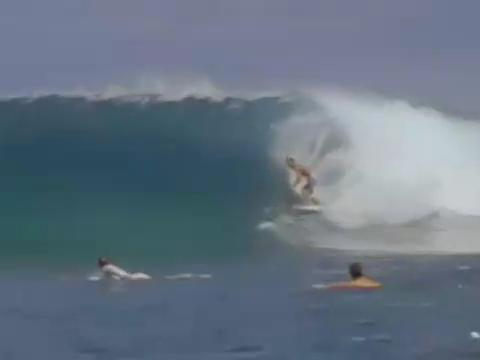
#> input picture data/surfer/imgs/img00003.png, 480 x 360 px, found by its file name; its folder holds only this picture in this run
$ python dense_gauss_kernel.py
#> lines starting #> are read from the running program, lines starting #| are printed output that depends on the picture
#> further down, img is the input picture: shape (360, 480, 3) float32; mean R, G, B 0.395, 0.451, 0.511
### utils/rgb2gray.py
#!/usr/bin/env python
# -*- coding: utf-8 -*-
# @Author  : Jinzhong Xu
# @Contact : jinzhongxu@csu.ac.cn
# @Time    : 10/12/2020 1:54 PM
# @File    : rgb2gray.py
# @Software: PyCharm

import pylab
from matplotlib import pyplot as plt
import os
import matplotlib.image as mpimg


def rgb2gray(rgb_image):
    """
    从 RGB 图像加权求和得到灰度图像，参考 http://stackoverflow.com/questions/12201577
     [0.299, 0.587, 0.114] 分别对应 R, G, B 三通道的加权系数
    :param rgb_image: 彩色 RGB 图像
    :return: 灰度图像
    """

    return pylab.dot(rgb_image, [0.299, 0.587, 0.114])
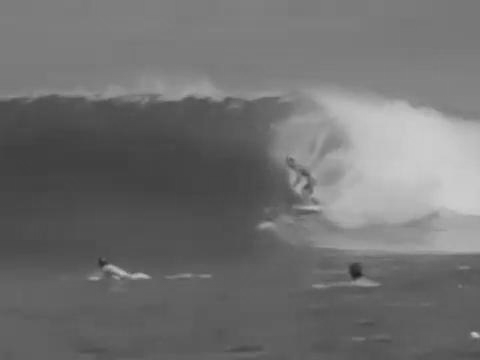
#> returned value: shape (360, 480) float64; min 0.122, max 0.803, mean 0.442


# [16 lines that do not run on import are left out]

### utils/dense_gauss_kernel.py
#!/usr/bin/env python
# -*- coding: utf-8 -*-
# @Author  : Jinzhong Xu
# @Contact : jinzhongxu@csu.ac.cn
# @Time    : 10/12/2020 3:04 PM
# @File    : dense_gauss_kernel.py
# @Software: PyCharm

import pylab
import os
from utils import rgb2gray
from matplotlib import image as mpimg


def dense_gauss_kernel(sigma, x, y=None):
    """
    通过高斯核计算余弦子窗口图像块的响应图
    利用带宽是 sigma 的高斯核估计两个图像块 X (MxN) 和 Y (MxN) 的关系。X, Y 是循环的、经余弦窗处理的。输出结果是
    响应图矩阵 MxN. 如果 X = Y, 则函数调用时取消 y，则加快计算。
    该函数对应原文中的公式 (16)，以及算法1中的 function k = dgk(x1, x2, sigma)
    :param sigma: 高斯核带宽
    :param x: 余弦子窗口图像块
    :param y: 空或者模板图像块
    :return: 响应图
    """
#> called with sigma = 0.2
    # 计算图像块 x 的傅里叶变换
    xf = pylab.fft2(x)  # x in Fourier domain
    # 把图像块 x 拉平
    x_flat = x.flatten()
    # 计算 x 的2范数平方
    xx = pylab.dot(x_flat.transpose(), x_flat)  # squared norm of x
#> xx = 36768.3

    if y is not None:
        # 一半情况， x 和 y 是不同的，计算 y 的傅里叶变化和2范数平方
        yf = pylab.fft2(y)
        y_flat = y.flatten()
        yy = pylab.dot(y_flat.transpose(), y_flat)
    else:
        # x 的自相关，避免重复计算
        yf = xf
        yy = xx
#> yy = 36768.3

    # 傅里叶域的互相关计算，逐元素相乘
    xyf = pylab.multiply(xf, pylab.conj(yf))

    # 转化为频率域
    xyf_ifft = pylab.ifft2(xyf)
    # 对频率域里的矩阵块进行滚动平移，分别沿 row 和 col 轴
    row_shift, col_shift = pylab.floor(pylab.array(x.shape) / 2).astype(int)
#> row_shift = 180; col_shift = 240
    xy_complex = pylab.roll(xyf_ifft, row_shift, axis=0)
    xy_complex = pylab.roll(xy_complex, col_shift, axis=1)
    xy = pylab.real(xy_complex)
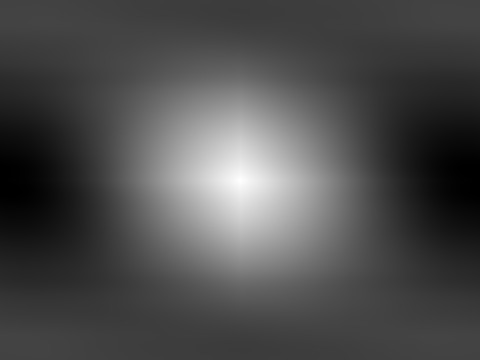
#> xy: shape (360, 480) float64; min 32334, max 36768.3, mean 33684.6; drawn with min black and max white

    # 计算高斯核响应图
    scaling = -1 / (sigma ** 2)
    xx_yy = xx + yy
#> xx_yy = 73536.7
    xx_yy_2xy = xx_yy - 2 * xy
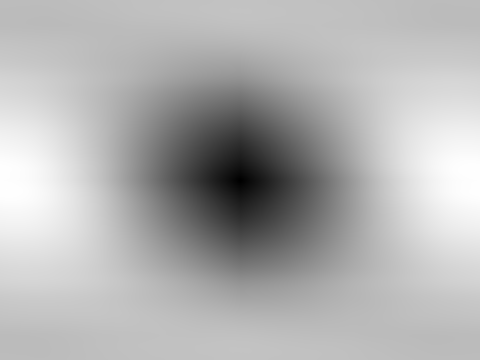
#> xx_yy_2xy: shape (360, 480) float64; min 6.98e-10, max 8868.7, mean 6167.4; drawn with min black and max white

    return pylab.exp(scaling * pylab.maximum(0, xx_yy_2xy / x.size))
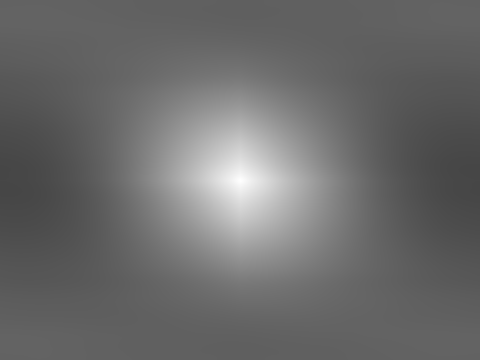
#> returned value: shape (360, 480) float64; min 0.277, max 1, mean 0.422


if __name__ == '__main__':
    image_path = r'..\data\surfer\imgs'
    image_list = os.listdir(image_path)
    image = os.path.join(image_path, image_list[0])
    img = mpimg.imread(image)
    gray = rgb2gray.rgb2gray(img)
    sgm = 0.2
    kernel = dense_gauss_kernel(sigma=sgm, x=gray)
    print(kernel)
#> (printed output is left out)

$ run again, on data/surfer/imgs/img00049.png
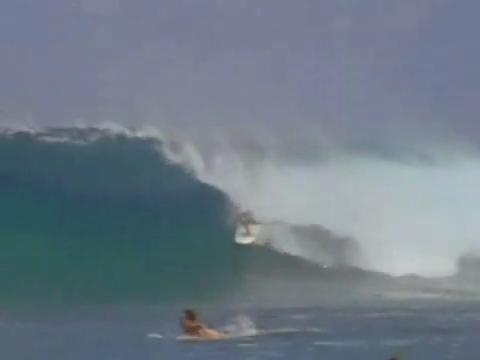
#> input picture data/surfer/imgs/img00049.png, 480 x 360 px, found by its file name
#> img is the input picture: shape (360, 480, 3) float32; mean R, G, B 0.43, 0.482, 0.531
#> xx = 41090.4
#> in dense_gauss_kernel, `xy = pylab.real(xy_complex)`:
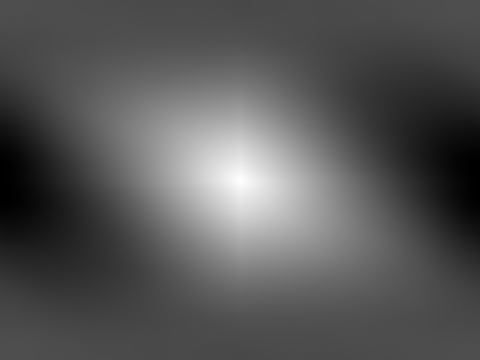
#> xy: shape (360, 480) float64; min 37089.3, max 41090.4, mean 38463.2; drawn with min black and max white
#> xx_yy = 82180.8
#> in dense_gauss_kernel, `return pylab.exp(scaling * pylab.maximum(0, xx_yy_2xy / x.size))`:
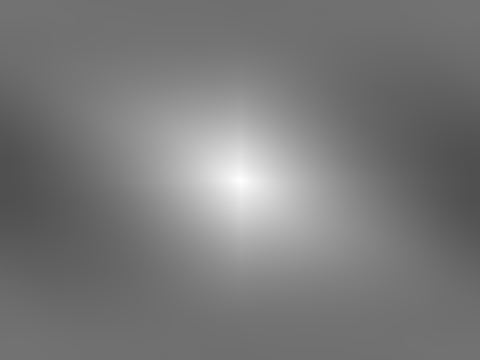
#> returned value: shape (360, 480) float64; min 0.314, max 1, mean 0.478
#> (printed output is left out)

$ run again, on data/surfer/imgs/img00057.png
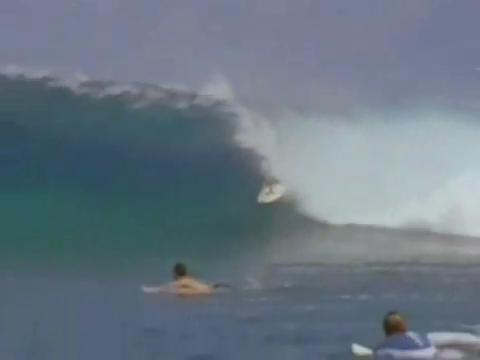
#> input picture data/surfer/imgs/img00057.png, 480 x 360 px, found by its file name
#> img is the input picture: shape (360, 480, 3) float32; mean R, G, B 0.409, 0.464, 0.514
#> xx = 38448.9
#> in dense_gauss_kernel, `xy = pylab.real(xy_complex)`:
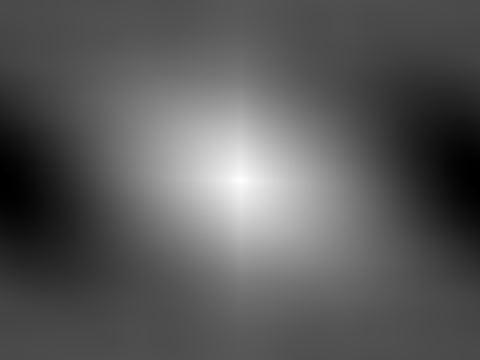
#> xy: shape (360, 480) float64; min 33893.6, max 38448.9, mean 35512.9; drawn with min black and max white
#> xx_yy = 76897.8
#> in dense_gauss_kernel, `xx_yy_2xy = xx_yy - 2 * xy`:
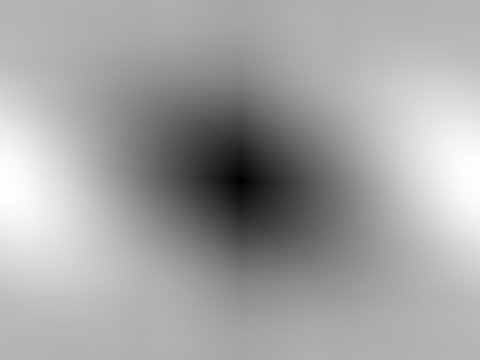
#> xx_yy_2xy: shape (360, 480) float64; min 5.09e-10, max 9110.6, mean 5872; drawn with min black and max white
#> (printed output is left out)

$ run again, on data/surfer/imgs/img00066.png
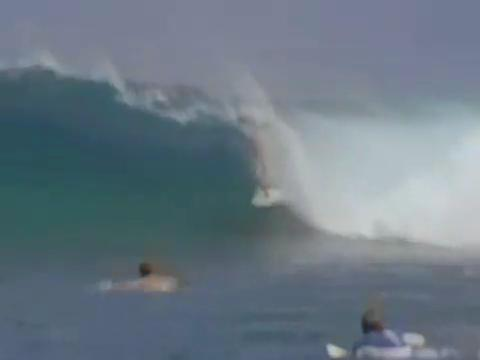
#> input picture data/surfer/imgs/img00066.png, 480 x 360 px, found by its file name
#> img is the input picture: shape (360, 480, 3) float32; mean R, G, B 0.415, 0.472, 0.518
#> xx = 39919.8
#> in dense_gauss_kernel, `xy = pylab.real(xy_complex)`:
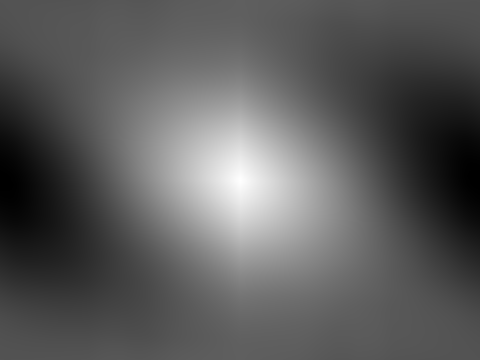
#> xy: shape (360, 480) float64; min 34754.8, max 39919.8, mean 36630.4; drawn with min black and max white
#> xx_yy = 79839.6
#> in dense_gauss_kernel, `xx_yy_2xy = xx_yy - 2 * xy`:
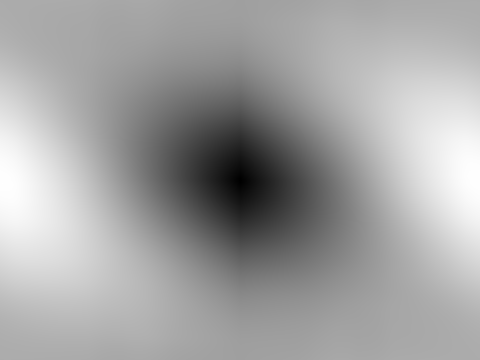
#> xx_yy_2xy: shape (360, 480) float64; min -3.06e-10, max 10330, mean 6578.7; drawn with min black and max white
#> (printed output is left out)

$ run again, on data/surfer/imgs/img00021.png
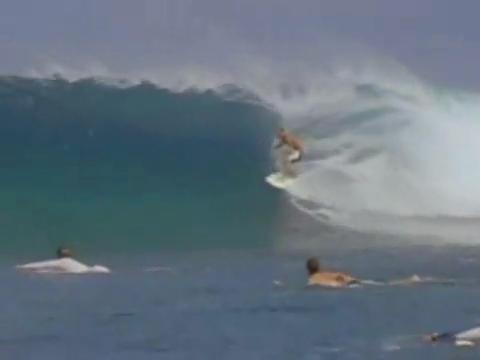
#> input picture data/surfer/imgs/img00021.png, 480 x 360 px, found by its file name
#> img is the input picture: shape (360, 480, 3) float32; mean R, G, B 0.392, 0.45, 0.499
#> in rgb2gray, `return pylab.dot(rgb_image, [0.299, 0.587, 0.114])`:
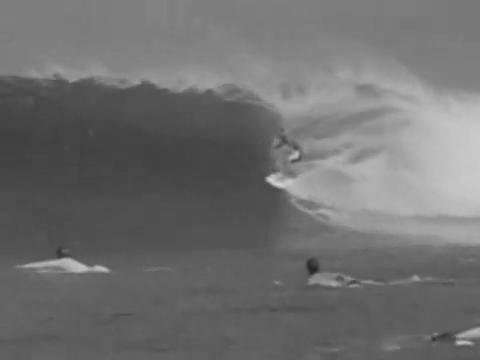
#> returned value: shape (360, 480) float64; min 0.133, max 0.84, mean 0.438
#> xx = 35929.8
#> xx_yy = 71859.6
#> (printed output is left out)
